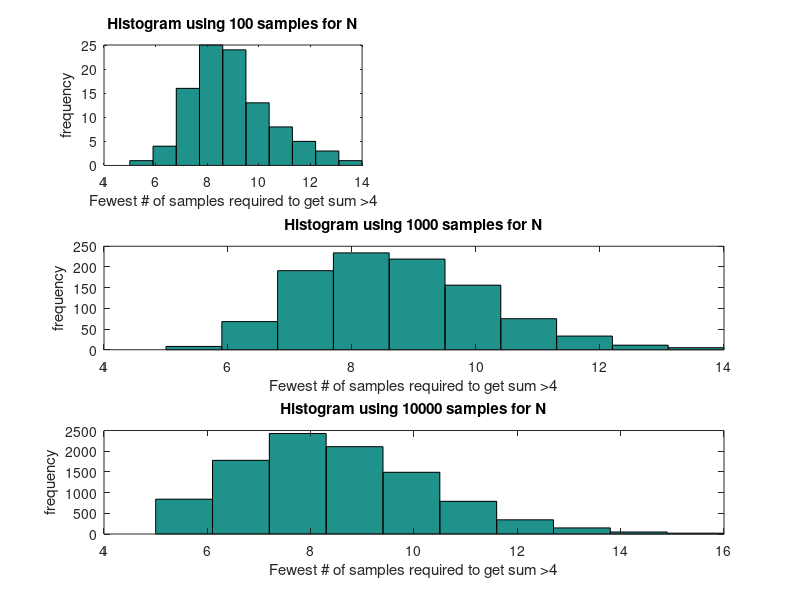

MATLAB code to generate this figure:
function Proj3_Q3()
clc
Outcome_100=Generate_Random_Variable(100);
Outcome_1000=Generate_Random_Variable(1000);
Outcome_10000=Generate_Random_Variable(10000);

%below code plot Hist for 100 times
subplot(3,2,1)
hist(Outcome_100)
ylabel('frequency')
title('Histogram using 100 samples for N')
xlabel('Fewest # of samples required to get sum >4')
mean_100=mean(Outcome_100);
sprintf('mean of 100 samples for N=%f',mean_100)

%below code plot Hist for 1000 times
subplot(3,1,2)
hist(Outcome_1000)
ylabel('frequency')
title('Histogram using 1000 samples for N')
xlabel('Fewest # of samples required to get sum >4')
mean_1000=mean(Outcome_1000);
sprintf('mean of 1000 samples for N=%f',mean_1000)

%below code plot Hist for 10000 times
subplot(3,1,3)
hist(Outcome_10000)
ylabel('frequency')
title('Histogram using 10000 samples for N')
xlabel('Fewest # of samples required to get sum >4')
mean_10000=mean(Outcome_10000);
sprintf('mean of 10000 samples for N=%f',mean_10000)
end


function [N]=Generate_Random_Variable(No_of_times)
    sum_result=4;
    cal_sum_value=0;
    N=zeros(1,No_of_times);
    for i=1:No_of_times
       Length=1;
       Random_samples=[];
        while 1
            X=rand();
            Random_samples(Length)=X;
            
            if sum(Random_samples)>sum_result
                 N(i)=Length;
                 break;
            end
            Length=Length+1;
        end
   end
end